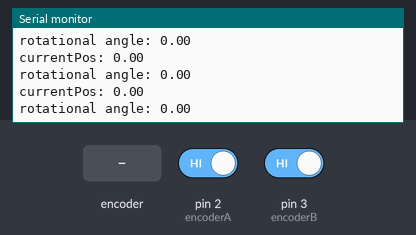
Simulated run of this sketch. Board: Arduino Uno, built with avr-gcc and run on an emulated ATmega328P. Shown: the last lines printed to the serial monitor. The test bench sets the inputs (shaded band); at power-on: pin 2 (encoderA) HIGH, pin 3 (encoderB) HIGH.

Above: at 1.2 s.
1.3 s: rotary encoder on pin 2 (encoderA) / pin 3 (encoderB) turned 1 step (first pin leading)
At 1.72 s:
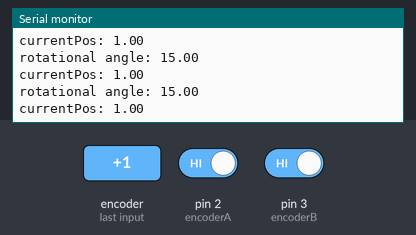
3.0 s: rotary encoder on pin 2 (encoderA) / pin 3 (encoderB) turned 1 step (first pin leading)
At 3.04 s:
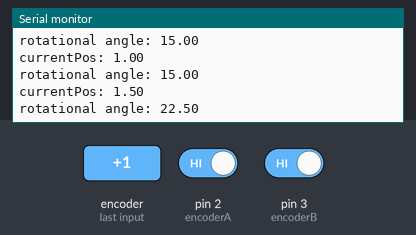
Timing chart, 0 to 6.0 s (numbered marks = the images above; inputs shaded):
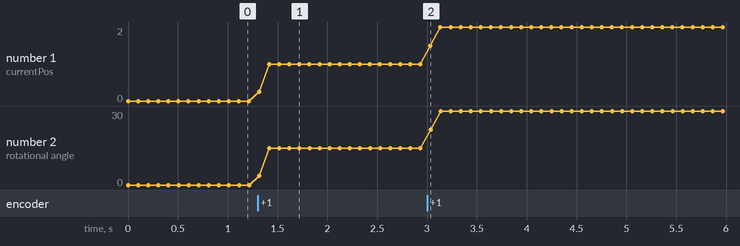

The sketch:

encoder.ino
```cpp
#define encoderA 2
#define encoderB 3

const int PPR = 24;
const int gearRatio = 1;
const int readNum = 4;
volatile double currentPos = 0; // increase is CW, decrease is CCW

void setup() {
  Serial.begin(115200);
  pinMode(encoderA, INPUT);
  pinMode(encoderB, INPUT);
  attachInterrupt(digitalPinToInterrupt(encoderA), changeA, CHANGE);
  attachInterrupt(digitalPinToInterrupt(encoderB), changeB, CHANGE);
}

void loop() {
  Serial.print("currentPos: "); Serial.println(currentPos/readNum);
  Serial.print("rotational angle: "); Serial.println((360*currentPos)/(PPR*readNum*gearRatio));
  delay(100);
}

void changeA() {
  if (digitalRead(encoderA) != digitalRead(encoderB)) {
    currentPos++;
  }
  else {
    currentPos--;
  }
}

void changeB() {
  if (digitalRead(encoderA) == digitalRead(encoderB)) {
    currentPos++;
  }
  else {
    currentPos--;
  }
}
```

Measured:
- after the input at 1.3 s, the serial monitor: prints a new line at once (image 1)
- after the input at 3.0 s, the serial monitor: prints a new line at once (image 2)
- plotted number 1: 0 → 1 after the input at 1.3 s, 1 → 2 after the input at 3.0 s
- plotted number 2: 0 → 15 after the input at 1.3 s, 15 → 30 after the input at 3.0 s
